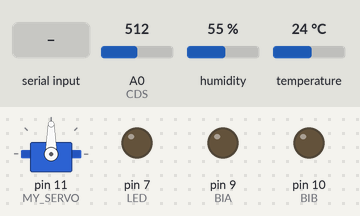
This sketch was run on a simulated Arduino Uno, built with avr-gcc and run on an emulated ATmega328P. Parts: servo, output pins drawn as LEDs (lit = HIGH). The test bench sets the inputs (shaded band); at power-on: A0 (CDS) = 512, humidity 55 %, temperature 24 °C.

Above: at 1.8 s.
1.9 s: "water" received over the second serial link
At 3.5 s:
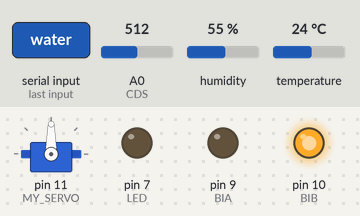
4.5 s: "open" received over the second serial link
At 8.5 s:
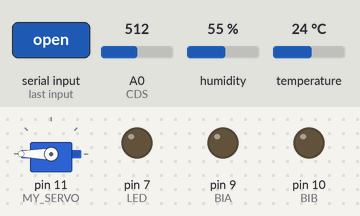
8.6 s: "close" received over the second serial link
At 10.7 s:
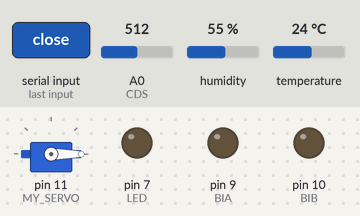
11.6 s: "LightU" received over the second serial link
At 13.7 s:
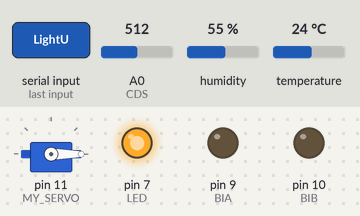
14.6 s: "water" received over the second serial link
At 16.6 s:
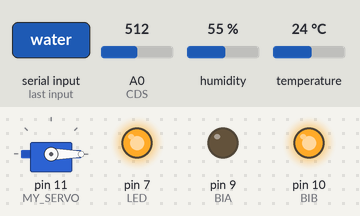
17.7 s: "LightD" received over the second serial link
At 22.4 s:
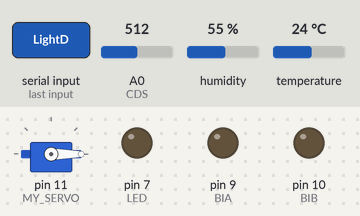
Timing chart, 0 to 22.8 s (numbered marks = the images above; inputs shaded):
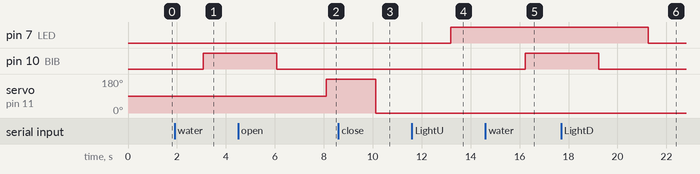

Measured:
- after the input at 1.9 s, pin 10 (BIB): LOW → HIGH after 1.2 s
- after the input at 4.5 s, servo on pin 11 (MY_SERVO): 90° → 180° after 3.6 s
- after the input at 8.6 s, servo on pin 11 (MY_SERVO): 180° → 0° after 1.5 s
- after the input at 11.6 s, pin 7 (LED): LOW → HIGH after 1.6 s
- after the input at 14.6 s, pin 10 (BIB): LOW → HIGH after 1.6 s
- after the input at 17.7 s, pin 7 (LED): HIGH → LOW after 3.6 s

The sketch:

smartFarmMini.ino
```cpp
#include <dht.h>
#include <Servo.h>
#include <SoftwareSerial.h>

#define LED 7
#define DHT11_PIN 8
#define BIA 9
#define BIB 10
#define MY_SERVO 11

dht DHT;
int CDS = 0;
int value=0;
String thisString;

Servo myservo;
SoftwareSerial mySerial(2,3);

void setup(){
  pinMode(LED, OUTPUT);
  pinMode(BIA, OUTPUT);
  pinMode(BIB, OUTPUT);
  myservo.attach(MY_SERVO);
  myservo.write(90);
  mySerial.begin(9600);
}

void loop() {
  //습도&조도
  int chk = DHT.read11(DHT11_PIN);
  value = analogRead(CDS);
  value = map(value,0,1023,0,100);

  sendData(DHT.humidity, (byte)value);

 if(mySerial.available()){
    thisString=mySerial.readString();

   //물주기
   if(thisString=="water")
    {
      digitalWrite(BIA, LOW);
      digitalWrite(BIB, HIGH);
      delay(3000);
      digitalWrite(BIB, LOW);
    }

   //뚜껑 열기
   if(thisString=="open"){
       myservo.write(180);
    }
    else if(thisString=="close")
        myservo.write(0);

   //무드등
   if(thisString=="LightU")
     digitalWrite(LED,HIGH);
   else if(thisString=="LightD")
     digitalWrite(LED,LOW);
   }
  delay(1000);
}

void sendData(byte humidity, byte sunlight)
{
    byte data[2] = {0,};

    data[0] = humidity;
    data[1] = sunlight;

    mySerial.write(data, 2);
}
```
